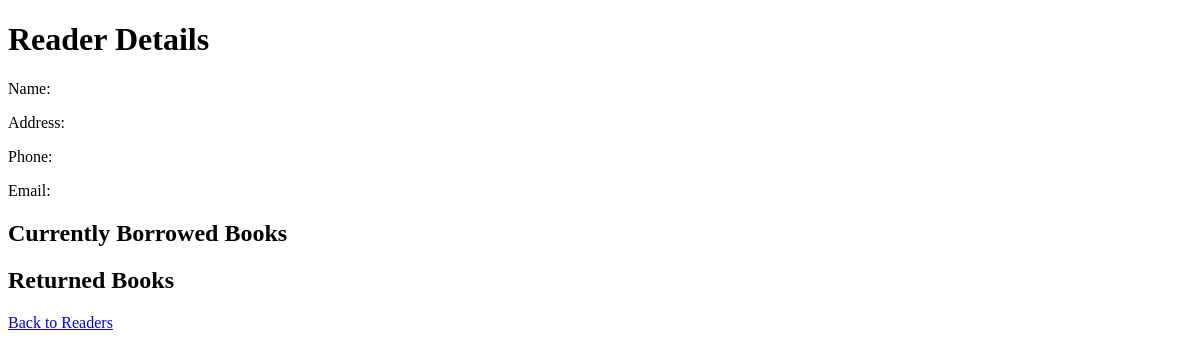
/reader/2 (signed in), run on an earlier commit of the app's database.
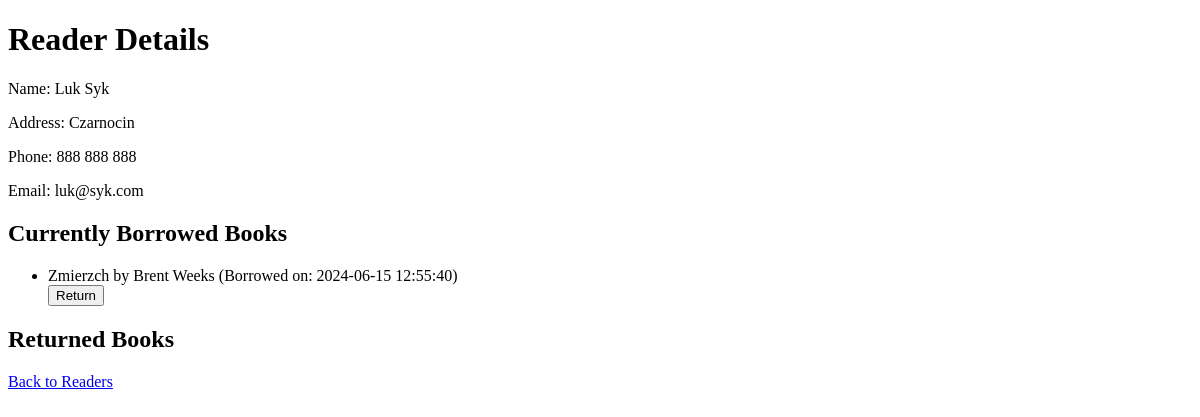
And on a later commit of the database.
### tables this page shows
CREATE TABLE readers (
                            id INTEGER PRIMARY KEY AUTOINCREMENT,
                            name TEXT NOT NULL,
                            surname TEXT NOT NULL,
                            address TEXT NOT NULL,
                            phone TEXT NOT NULL,
                            email TEXT NOT NULL,
                            id_card TEXT NOT NULL,
                            UNIQUE(id_card));

CREATE TABLE rentals (
                            id INTEGER PRIMARY KEY AUTOINCREMENT,
                            book_id INTEGER,
                            borrower_id INTEGER,
                            rental_date TEXT NOT NULL,
                            return_date TEXT);

CREATE TABLE books (
                            id INTEGER PRIMARY KEY AUTOINCREMENT,
                            title TEXT NOT NULL,
                            author TEXT NOT NULL,
                            image TEXT,
                            publish_date TEXT,
                            isbn TEXT,
                            language TEXT,
                            publisher TEXT,
                            copies INTEGER NOT NULL,
                            tags TEXT);

### app.py (the view)
@app.route('/reader/<int:reader_id>', methods=['GET'])
@login_required
def reader_details(reader_id):
    conn = get_db_connection()
    reader = conn.execute('SELECT * FROM readers WHERE id = ?', (reader_id,)).fetchone()
    rentals = conn.execute('''SELECT books.id AS book_id, books.title, books.author, rentals.rental_date
                              FROM rentals
                              JOIN books ON rentals.book_id = books.id
                              WHERE rentals.borrower_id = ? AND rentals.return_date IS NULL''',
                           (reader_id,)).fetchall()
    returns = conn.execute('''SELECT books.title, books.author, rentals.rental_date, rentals.return_date
                              FROM rentals
                              JOIN books ON rentals.book_id = books.id
                              WHERE rentals.borrower_id = ? AND rentals.return_date IS NOT NULL''',
                           (reader_id,)).fetchall()
    conn.close()
    return render_template('reader_details.html', reader=reader, rentals=rentals, returns=returns)

### app.py (called while the page is built)
def get_db_connection():
    conn = sqlite3.connect('books.db')
    conn.row_factory = sqlite3.Row
    return conn

@login_manager.user_loader
def load_user(user_id):
    conn = get_db_connection()
    user = conn.execute('SELECT * FROM users WHERE id = ?', (user_id,)).fetchone()
    conn.close()
    if user:
        return User(id=user['id'], username=user['username'], password=user['password'])
    return None

### templates/reader_details.html (shortened to what this page needs)
<!doctype html>
<html lang="en">
<head>
</head>
<body>
    <h1>Reader Details</h1>
    <p>Name: {{ reader.name }} {{ reader.surname }}</p>
    <p>Address: {{ reader.address }}</p>
    <p>Phone: {{ reader.phone }}</p>
    <p>Email: {{ reader.email }}</p>
    <h2>Currently Borrowed Books</h2>
    <ul>
        {% for rental in rentals %}
        <li>{{ rental.title }} by {{ rental.author }} (Borrowed on: {{ rental.rental_date }})
            <form method="post" action="{{ url_for('return_book', book_id=rental.book_id) }}">
                <button type="submit">Return</button>
            </form>
        </li>
        {% endfor %}
    </ul>
    <h2>Returned Books</h2>
    <a href="{{ url_for('readers') }}">Back to Readers</a>
</body>
</html>

What changed in the data, as far as the page shows it:
added readers: name "Luk", surname "Syk", address "Czarnocin", phone "888 888 888", email "luk@syk.com"
added rentals: title "Zmierzch", author "Brent Weeks", rental_date "2024-06-15 12:55:40"
